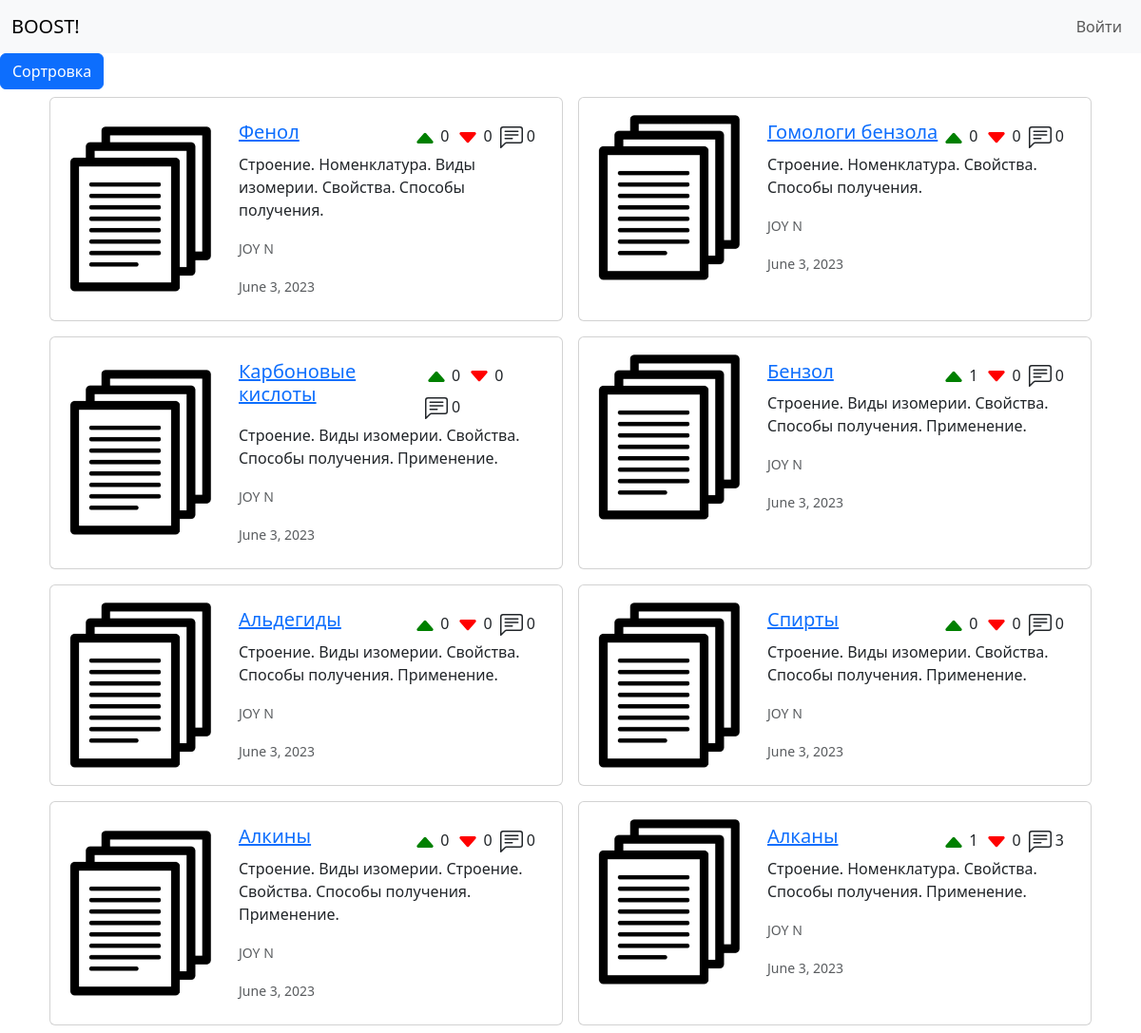
Before: / with the older database file.
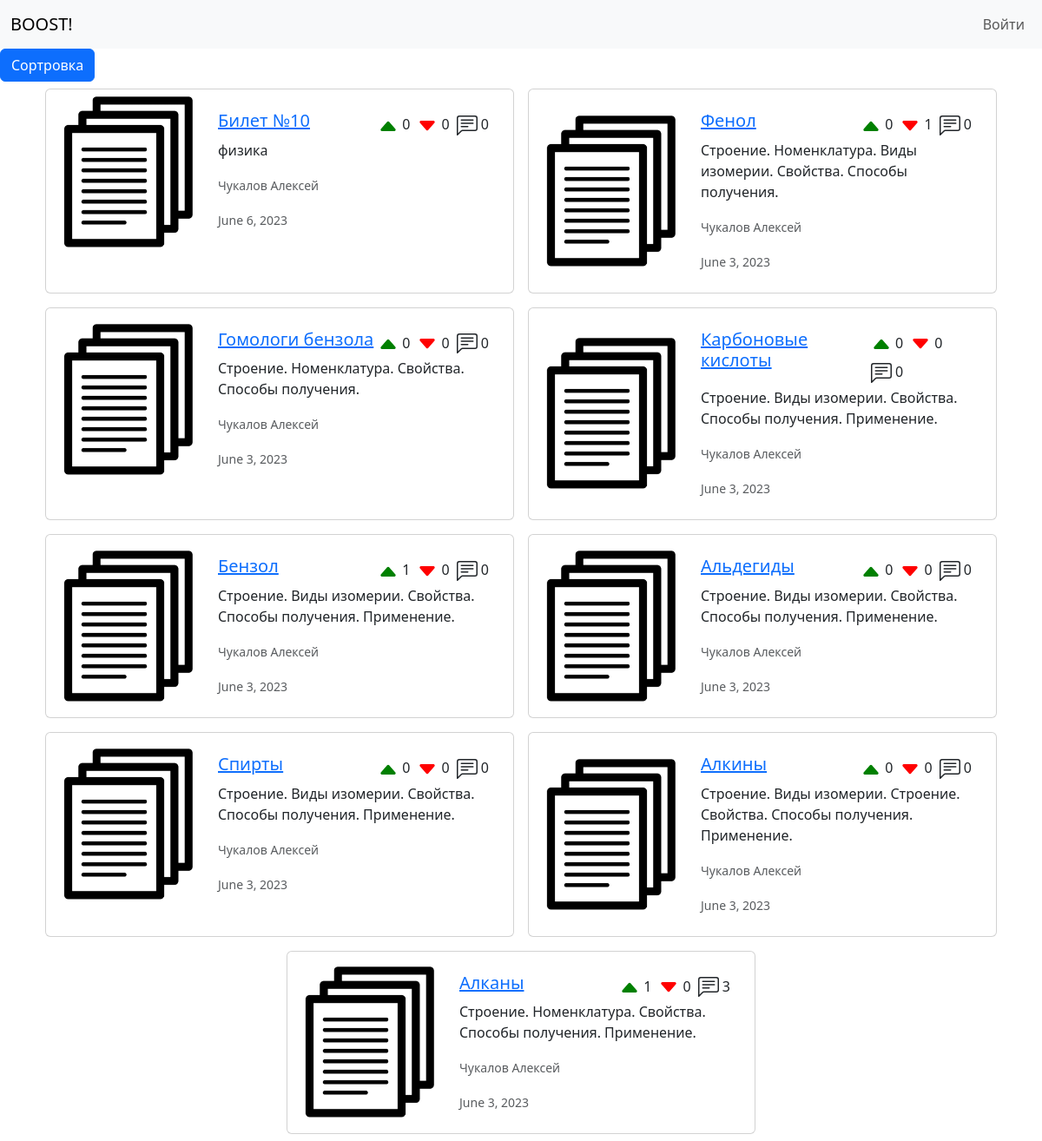
After: the same page with the newer database file.
### app/models.py (models this page shows, shortened)
class Doc (models.Model):
    title = models.CharField(max_length=255)
    description = models.CharField(max_length=511, blank=True)
    link = models.URLField(max_length=255, unique=True)
    path = models.CharField(max_length=127)
    preview = models.ImageField(
        upload_to='media/',
        blank=False,
        default='media/default_images/default_document.png'
    )
    likes = models.IntegerField(default=0)
    dislikes = models.IntegerField(default=0)
    comments = models.IntegerField(default=0)
    studies = models.ManyToManyField(Study)
    subjects = models.ManyToManyField(Subject)
    author = models.ForeignKey(User, on_delete=models.CASCADE)
    date = models.DateField()

### accounts/models.py (models this page shows, shortened)
class User (AbstractBaseUser):
    objects = UserManager()
    email = models.EmailField(
        verbose_name='email address',
        max_length=255,
        unique=True
    )
    username = models.CharField(
        verbose_name='username',
        max_length=30,
        unique=True
    )
    avatar = models.ImageField(
        verbose_name='Avatar',
        default='media/default_images/default_avatar.png',
        upload_to='media/',
        blank=False,
    )
    first_name = models.CharField(
        verbose_name='first name',
        max_length=30
    )
    last_name = models.CharField(
        verbose_name='last name',
        max_length=30
    )
    bookmarks = models.ManyToManyField(
        Doc,
        blank=True
    )
    is_active = models.BooleanField(default=True)
    staff = models.BooleanField(default=False)
    admin = models.BooleanField(default=False)
    USERNAME_FIELD = 'email'
    REQUIRED_FIELDS = ['username', 'first_name', 'last_name']
    def __str__(self):
        return f'{self.last_name} {self.first_name}'

### app/views.py (the view)
# urls.py: path('', views.index),
def index(request):
    context = {}
    sort_types = ['-likes', '-dislikes', 'date', '-date']
    if request.GET.get('drop'):
        return redirect('/')
    studies = list(request.GET.getlist('studies'))
    subjects = list(request.GET.getlist('subjects'))
    sort_type_get = request.GET.get('sort_type')
    if sort_type_get:
        sort_type = sort_types[int(sort_type_get)-1]
    else:
        sort_type = '-pk'
    query_studies = Q()
    query_subjects = Q()
    if subjects:
        query_subjects = Q(subjects__in=subjects)
    if studies:
        query_studies = Q(studies__in=studies)
    docs = Doc.objects.filter(
        query_subjects & query_studies
    ).order_by(sort_type)
    context['form'] = TagsSortForm(
        initial={
            'studies': studies,
            'sort_type': sort_type_get,
            'subjects': subjects,
        }
    )
    context['docs'] = docs
    return render(request, 'main.html', context)

### app/tags.py (called while the page is built)
    def __str__(self):
        return self.name

    def __str__(self):
        return self.level

### app/templates/main.html (shortened to what this page needs)
<!DOCTYPE html>
{% load static %}
<html lang="en">
<head>
        <link href="https://cdn.jsdelivr.net/npm/bootstrap@5.3.0/dist/css/bootstrap.min.css"
              rel="stylesheet"
>
</head>
<body>
    <header>
      {% include 'menu.html' %}
    </header>
<main>
    <button type="button" class="btn btn-primary" data-bs-toggle="modal" data-bs-target="#staticBackdrop">
        Сортровка
      </button>
  <section class="d-flex justify-content-center flex-wrap">
    {% for doc in docs %}
        <div class="card m-2 p-2" style="max-width: 540px;">
            <div class="row g-0">
            <div class="col-md-4 align-self-center">
                <img src="{{doc.preview.url}}" class="img-fluid rounded-start" alt="">
            </div>
                <div class="col-md-8">
                    <div class="card-body">
                        <div class="d-flex justify-content-between">
                            <a href="/document{{doc.pk}}">
                            <h5 class="card-title">{{doc.title}}</h5>
                            </a>
                            <div class="d-flex flex-wrap">
                                <p class="m-1">{% include 'note_icons/caret_up_fill.html' %} {{doc.likes}}</p>
                                <p class="m-1">{% include 'note_icons/caret_down_fill.html' %} {{doc.dislikes}}</p>
                                <p class="m-1">{% include 'note_icons/comment.html' %} {{doc.comments}}</p>
                            </div>
                        </div>
                            <p class="card-text">{{doc.description}}</p>
                            <p class="card-text"><small class="text-body-secondary">{{doc.author}}</small></p>
                            <p class="card-text"><small class="text-body-secondary">{{doc.date}}</small></p>
                        </div>
                    </div>
                </div>
            </div>
    {% endfor %}
</section>
</main>
</body>
</html>

### app/templates/menu.html (shortened to what this page needs)
<nav class="navbar navbar-expand-lg bg-body-tertiary">
        <div class="container-fluid">
          {% if request.path == '/' %}
          <a class="navbar-brand" href="#">BOOST!</a>
          {% else %}
          <a class="navbar-brand" href="/">BOOST!</a>
          {% endif %}
          <div class="d-flex justify-content-end collapse navbar-collapse" id="navbarNavDropdown">
            <ul class="navbar-nav">
              {% if request.user.is_authenticated %}
                <li class="nav-item">
                  <a class="nav-link" href="/create">Добавить</a>
                </li>
              <div class="dropdown-center">
                <li class="nav-item dropdown">
                  <a class="nav-link dropdown-toggle" href="#" role="button" data-bs-toggle="dropdown" aria-expanded="false">
                    {{request.user}}
                  </a>
                    <ul class="dropdown-menu">
                    <li><a class="dropdown-item" href="/id{{request.user.pk}}">Аккаунт</a></li>
                      <li><a class="dropdown-item" href="/bookmarks">Закладки</a></li>
                    <li><a class="dropdown-item" href="/logout">Выйти</a></li>
                  </ul>
                </li>
              </div>
              {% else %}
              <li class="nav-item">
                <a class="nav-link" href="/login">Войти</a>
              </li>
              {% endif %}
            </ul>
          </div>
        </div>
      </nav>

### app/templates/note_icons/caret_up_fill.html
<svg xmlns="http://www.w3.org/2000/svg" width="24" height="24" fill="currentColor" class="bi bi-caret-up-fill" viewBox="0 0 16 16">
  <g color="green">
    <path d="m7.247 4.86-4.796 5.481c-.566.647-.106 1.659.753 1.659h9.592a1 1 0 0 0 .753-1.659l-4.796-5.48a1 1 0 0 0-1.506 0z"/>
  </g>
</svg>

### app/templates/note_icons/caret_down_fill.html
<svg xmlns="http://www.w3.org/2000/svg" width="24" height="24" fill="currentColor" class="bi bi-caret-down-fill" viewBox="0 0 16 16">
  <g color="red">
    <path d="M7.247 11.14 2.451 5.658C1.885 5.013 2.345 4 3.204 4h9.592a1 1 0 0 1 .753 1.659l-4.796 5.48a1 1 0 0 1-1.506 0z"/>
  </g>
</svg>

Changed rows visible on the page:
added Doc: preview (placeholder picture), title "Билет №10", likes "0", dislikes "0", comments "0", description "физика", author "Чукалов Алексей", date "June 6, 2023"
changed Doc "Фенол": dislikes "0" → "1"; author "JOY N" → "Чукалов Алексей"
changed through a linked row, Doc "Гомологи бензола": author "JOY N" → "Чукалов Алексей"
changed through a linked row, Doc "Карбоновые кислоты": author "JOY N" → "Чукалов Алексей"
changed through a linked row, Doc "Бензол": author "JOY N" → "Чукалов Алексей"
changed through a linked row, Doc "Альдегиды": author "JOY N" → "Чукалов Алексей"
changed through a linked row, Doc "Спирты": author "JOY N" → "Чукалов Алексей"
changed through a linked row, Doc "Алкины": author "JOY N" → "Чукалов Алексей"
changed through a linked row, Doc "Алканы": author "JOY N" → "Чукалов Алексей"
